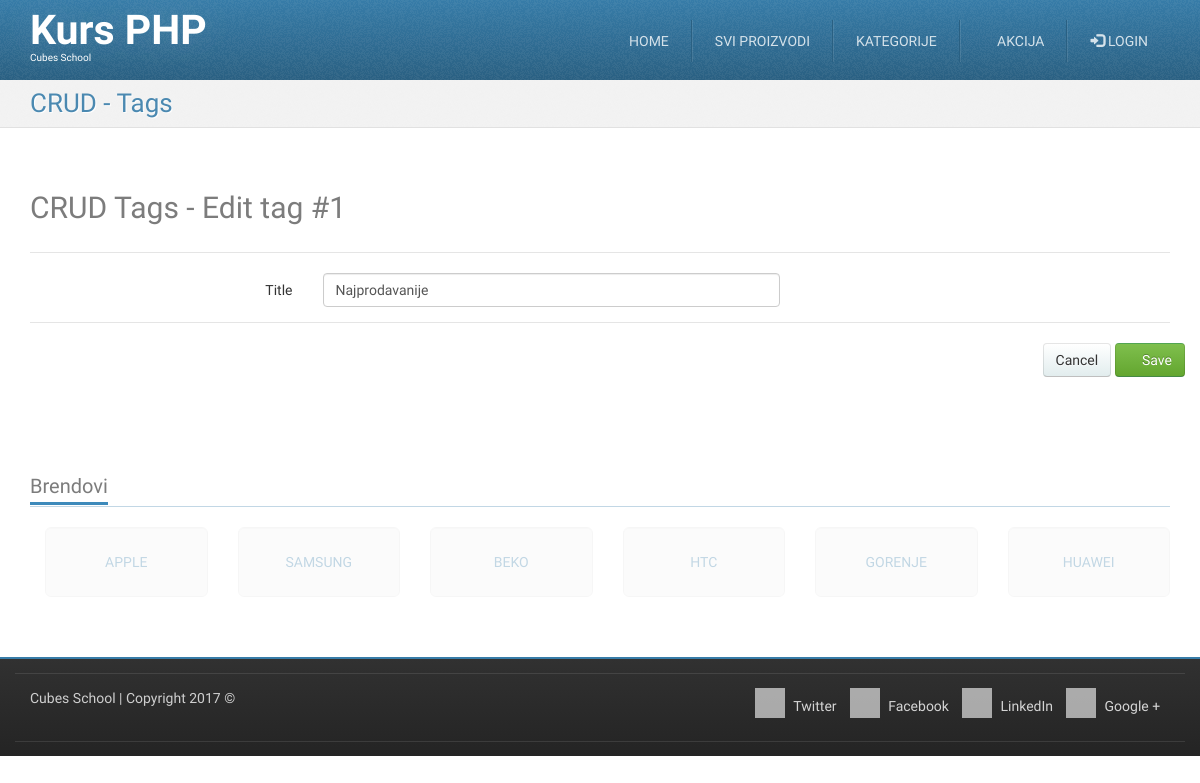
The app's page /crud-tag-edit.php?id=1, older data.
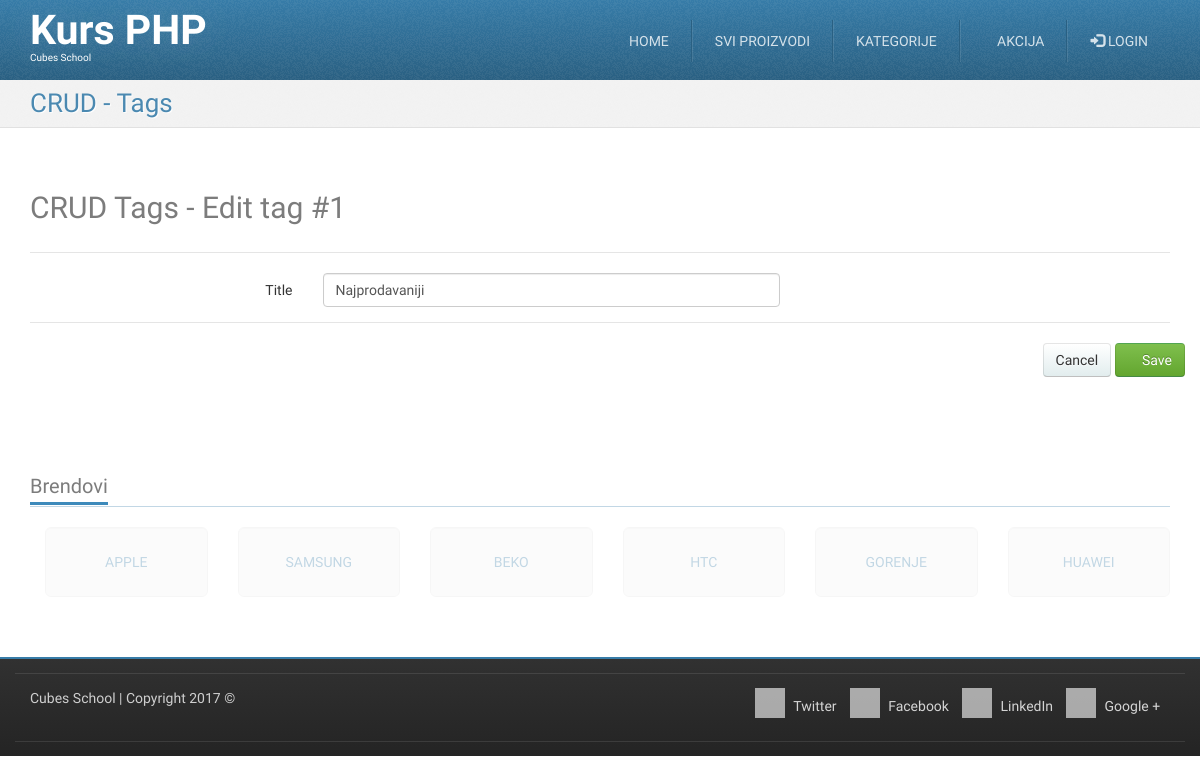
The same page, newer data.
### tables this page shows
CREATE TABLE `tags` (
  `id` int(11) NOT NULL,
  `title` varchar(255) NOT NULL
);

### crud-tag-edit.php (called while the page is built, shortened)
<?php
require_once __DIR__ . '/models/m_tags.php';
$id = (int) $_GET['id'];
$tag = tagsFetchOneById($id);
$formData = array(
	'title' => $tag['title']
);
require_once __DIR__ . '/views/layout/header.php';
require_once __DIR__ . '/views/templates/t_crud-tag-edit.php';
require_once __DIR__ . '/views/layout/footer.php';

### models/m_database.php (called while the page is built, shortened)
<?php
function dbGetLink() {
	static $link;
	if (!isset($link)) {
		$link = mysqli_connect('127.0.0.1', 'cubes', 'cubes', 'cubesphp');
	}
	return $link;
}
function dbEscape($value) {
	$link = dbGetLink();
	return mysqli_real_escape_string($link, $value);
}
function dbQuery($query) {
	$link = dbGetLink();
	$result = mysqli_query($link, $query);
	return $result;
}
function dbFetchOne($query) {
	$result = dbQuery($query);
	return mysqli_fetch_assoc($result);
}

### models/m_tags.php (called while the page is built, shortened)
<?php
require_once __DIR__ . '/m_database.php';
function tagsFetchOneById($id) {
	$query = "SELECT `tags`.* "
			. "FROM `tags` "
			. "WHERE `id` = '" . dbEscape($id) . "'";
	return dbFetchOne($query);
}

### views/templates/t_crud-tag-edit.php (the view, shortened to what this page needs)
<div id="highlighted">
    <div class="container">
        <div class="header">
            <h2 class="page-title">
                <span>CRUD - Tags</span>
            </h2>
        </div>
    </div>
</div>
<div id="content">
    <div class="container portfolio">
        <div class="row">
            <div class="col-md-12">
                <h2>
                    CRUD Tags - Edit tag #<?php echo htmlspecialchars($tag['id']); ?>
                </h2>
            </div>
        </div>
        <div class="row">
            <div class="col-md-12">
                <form action="" method="post" class="form-horizontal">
                    <fieldset>
                        <legend></legend>
                        <div class="form-group">
                            <label class="col-md-3 control-label">Title</label>
                            <div class="col-md-5">
                                <input type="text" name="title" value="<?php echo isset($formData["title"]) ? htmlspecialchars($formData["title"]) : ""; ?>" class="form-control">
                            </div>
                            <div class="col-md-4">
                            </div>
                        </div>
                    </fieldset>
                    <fieldset>
                        <legend></legend>
                        <div class="form-group text-right">
                            <a href="/crud-tag-list.php" class="btn btn-default">Cancel</a>
                            <button type="submit" class="btn btn-success"><i class="fa fa-save"></i> Save</button>
                        </div>
                    </fieldset>
                </form>
            </div>
        </div>
    </div>
</div>

Row changes from the older to the newer data that the page shows:
changed tags id 1: title "Najprodavanije" → "Najprodavaniji"
